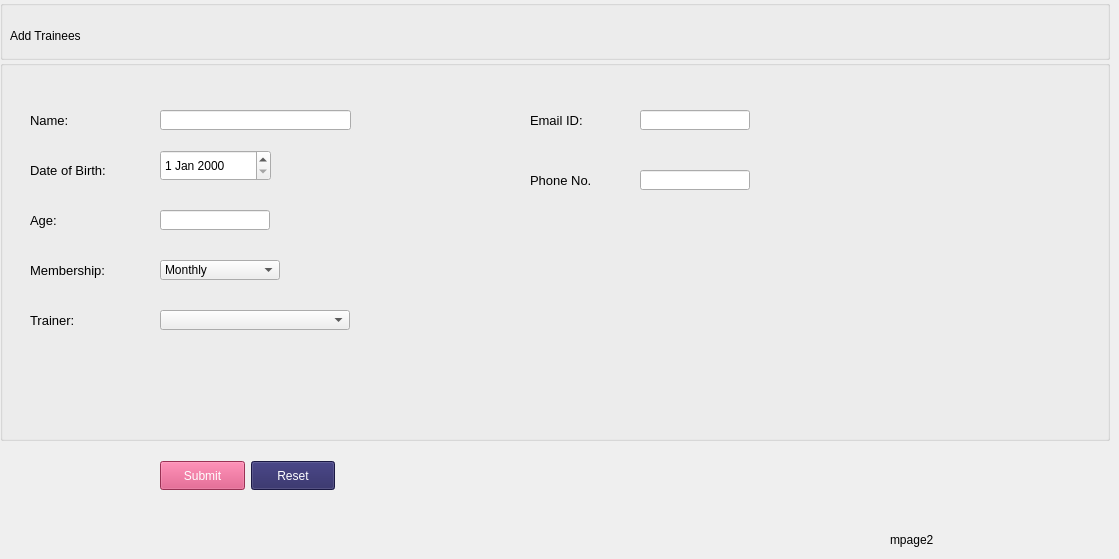
      <widget class="QWidget" name="page">
       <widget class="QLabel" name="mpage2">
        <property name="geometry">
         <rect>
          <x>890</x>
          <y>530</y>
          <width>63</width>
          <height>20</height>
         </rect>
        </property>
        <property name="text">
         <string>mpage2</string>
        </property>
       </widget>
       <widget class="QGroupBox" name="groupBox_5">
        <property name="geometry">
         <rect>
          <x>0</x>
          <y>0</y>
          <width>1110</width>
          <height>60</height>
         </rect>
        </property>
        <property name="title">
         <string/>
        </property>
        <widget class="QLabel" name="label_15">
         <property name="geometry">
          <rect>
           <x>10</x>
           <y>20</y>
           <width>351</width>
           <height>31</height>
          </rect>
         </property>
         <property name="styleSheet">
          <string notr="true">font: 14pt &quot;Segoe UI&quot;;</string>
         </property>
         <property name="text">
          <string>Add Trainees</string>
         </property>
        </widget>
       </widget>
       <widget class="QGroupBox" name="groupBox_6">
        <property name="geometry">
         <rect>
          <x>0</x>
          <y>60</y>
          <width>1110</width>
          <height>381</height>
         </rect>
        </property>
        <property name="title">
         <string/>
        </property>
        <widget class="QLabel" name="label_17">
         <property name="geometry">
          <rect>
           <x>30</x>
           <y>50</y>
           <width>60</width>
           <height>20</height>
          </rect>
         </property>
         <property name="minimumSize">
          <size>
           <width>60</width>
           <height>20</height>
          </size>
         </property>
         <property name="styleSheet">
          <string notr="true">font-size: 10pt;</string>
         </property>
         <property name="text">
          <string>Name:</string>
         </property>
        </widget>
        <widget class="QLineEdit" name="lineEdit_2">
         <property name="geometry">
          <rect>
           <x>160</x>
           <y>50</y>
           <width>191</width>
           <height>20</height>
          </rect>
         </property>
         <property name="minimumSize">
          <size>
           <width>0</width>
           <height>20</height>
          </size>
         </property>
        </widget>
        <widget class="QLabel" name="label_18">
         <property name="geometry">
          <rect>
           <x>530</x>
           <y>50</y>
           <width>71</width>
           <height>20</height>
          </rect>
         </property>
         <property name="minimumSize">
          <size>
           <width>60</width>
           <height>20</height>
          </size>
         </property>
         <property name="styleSheet">
          <string notr="true">font-size: 10pt;</string>
         </property>
         <property name="text">
          <string>Email ID:</string>
         </property>
        </widget>
        <widget class="QLabel" name="label_19">
         <property name="geometry">
          <rect>
           <x>30</x>
           <y>100</y>
           <width>111</width>
           <height>20</height>
          </rect>
         </property>
         <property name="minimumSize">
          <size>
           <width>60</width>
           <height>20</height>
          </size>
         </property>
         <property name="styleSheet">
          <string notr="true">font-size: 10pt;</string>
         </property>
         <property name="text">
          <string>Date of Birth: </string>
         </property>
        </widget>
        <widget class="QDateEdit" name="dateEdit_2">
         <property name="geometry">
          <rect>
           <x>160</x>
           <y>90</y>
           <width>111</width>
           <height>31</height>
          </rect>
         </property>
        </widget>
        <widget class="QLabel" name="label_20">
         <property name="geometry">
          <rect>
           <x>530</x>
           <y>110</y>
           <width>91</width>
           <height>20</height>
          </rect>
         </property>
         <property name="minimumSize">
          <size>
           <width>60</width>
           <height>20</height>
          </size>
         </property>
         <property name="styleSheet">
          <string notr="true">font-size: 10pt;</string>
         </property>
         <property name="text">
          <string>Phone No.</string>
         </property>
        </widget>
        <widget class="QLabel" name="label_25">
         <property name="geometry">
          <rect>
           <x>30</x>
           <y>150</y>
           <width>60</width>
           <height>20</height>
          </rect>
         </property>
         <property name="minimumSize">
          <size>
           <width>60</width>
           <height>20</height>
          </size>
         </property>
         <property name="styleSheet">
          <string notr="true">font-size: 10pt;</string>
         </property>
         <property name="text">
          <string>Age:</string>
         </property>
        </widget>
        <widget class="QLineEdit" name="lineEdit_4">
         <property name="geometry">
          <rect>
           <x>640</x>
           <y>50</y>
           <width>110</width>
           <height>20</height>
          </rect>
         </property>
         <property name="minimumSize">
          <size>
           <width>0</width>
           <height>20</height>
          </size>
         </property>
        </widget>
        <widget class="QLineEdit" name="lineEdit_7">
         <property name="geometry">
          <rect>
           <x>640</x>
           <y>110</y>
           <width>110</width>
           <height>20</height>
          </rect>
         </property>
         <property name="minimumSize">
          <size>
           <width>0</width>
           <height>20</height>
          </size>
         </property>
        </widget>
        <widget class="QLineEdit" name="lineEdit_8">
         <property name="geometry">
          <rect>
           <x>160</x>
           <y>150</y>
           <width>110</width>
           <height>20</height>
          </rect>
         </property>
         <property name="minimumSize">
          <size>
           <width>0</width>
           <height>20</height>
          </size>
         </property>
        </widget>
        <widget class="QLabel" name="label_31">
         <property name="geometry">
          <rect>
           <x>30</x>
           <y>200</y>
           <width>111</width>
           <height>20</height>
          </rect>
         </property>
         <property name="minimumSize">
          <size>
           <width>60</width>
           <height>20</height>
          </size>
         </property>
         <property name="styleSheet">
          <string notr="true">font-size: 10pt;</string>
         </property>
         <property name="text">
          <string>Membership: </string>
         </property>
        </widget>
        <widget class="QLabel" name="label_32">
         <property name="geometry">
          <rect>
           <x>30</x>
           <y>250</y>
           <width>60</width>
           <height>20</height>
          </rect>
         </property>
         <property name="minimumSize">
          <size>
           <width>60</width>
           <height>20</height>
          </size>
         </property>
         <property name="styleSheet">
          <string notr="true">font-size: 10pt;</string>
         </property>
         <property name="text">
          <string>Trainer:</string>
         </property>
        </widget>
        <widget class="QComboBox" name="comboBox_2">
         <property name="geometry">
          <rect>
           <x>160</x>
           <y>200</y>
           <width>120</width>
           <height>20</height>
          </rect>
         </property>
         <item>
          <property name="text">
           <string>Monthly</string>
          </property>
         </item>
         <item>
          <property name="text">
           <string>Quarterly</string>
          </property>
         </item>
         <item>
          <property name="text">
           <string>Half-Yearly</string>
          </property>
         </item>
         <item>
          <property name="text">
           <string>Yearly</string>
          </property>
         </item>
        </widget>
        <widget class="QComboBox" name="comboBox_3">
         <property name="geometry">
          <rect>
           <x>160</x>
           <y>250</y>
           <width>190</width>
           <height>20</height>
          </rect>
         </property>
        </widget>
       </widget>
       <widget class="QWidget" name="layoutWidget_3">
        <property name="geometry">
         <rect>
          <x>160</x>
          <y>460</y>
          <width>175</width>
          <height>31</height>
         </rect>
        </property>
        <layout class="QHBoxLayout" name="horizontalLayout_2">
         <item>
          <widget class="QPushButton" name="pushButton_9">
           <property name="minimumSize">
            <size>
             <width>83</width>
             <height>29</height>
            </size>
           </property>
           <property name="styleSheet">
            <string notr="true">font: 600 9pt;

color:white;
background-color: rgb(214, 68, 117);</string>
           </property>
           <property name="text">
            <string>Submit</string>
           </property>
          </widget>
         </item>
         <item>
          <widget class="QPushButton" name="pushButton_10">
           <property name="minimumSize">
            <size>
             <width>83</width>
             <height>29</height>
            </size>
           </property>
           <property name="styleSheet">
            <string notr="true">font: 600 9pt;
color:white;
background-color: rgb(37, 34, 94);</string>
           </property>
           <property name="text">
            <string>Reset</string>
           </property>
          </widget>
         </item>
        </layout>
       </widget>
      </widget>
